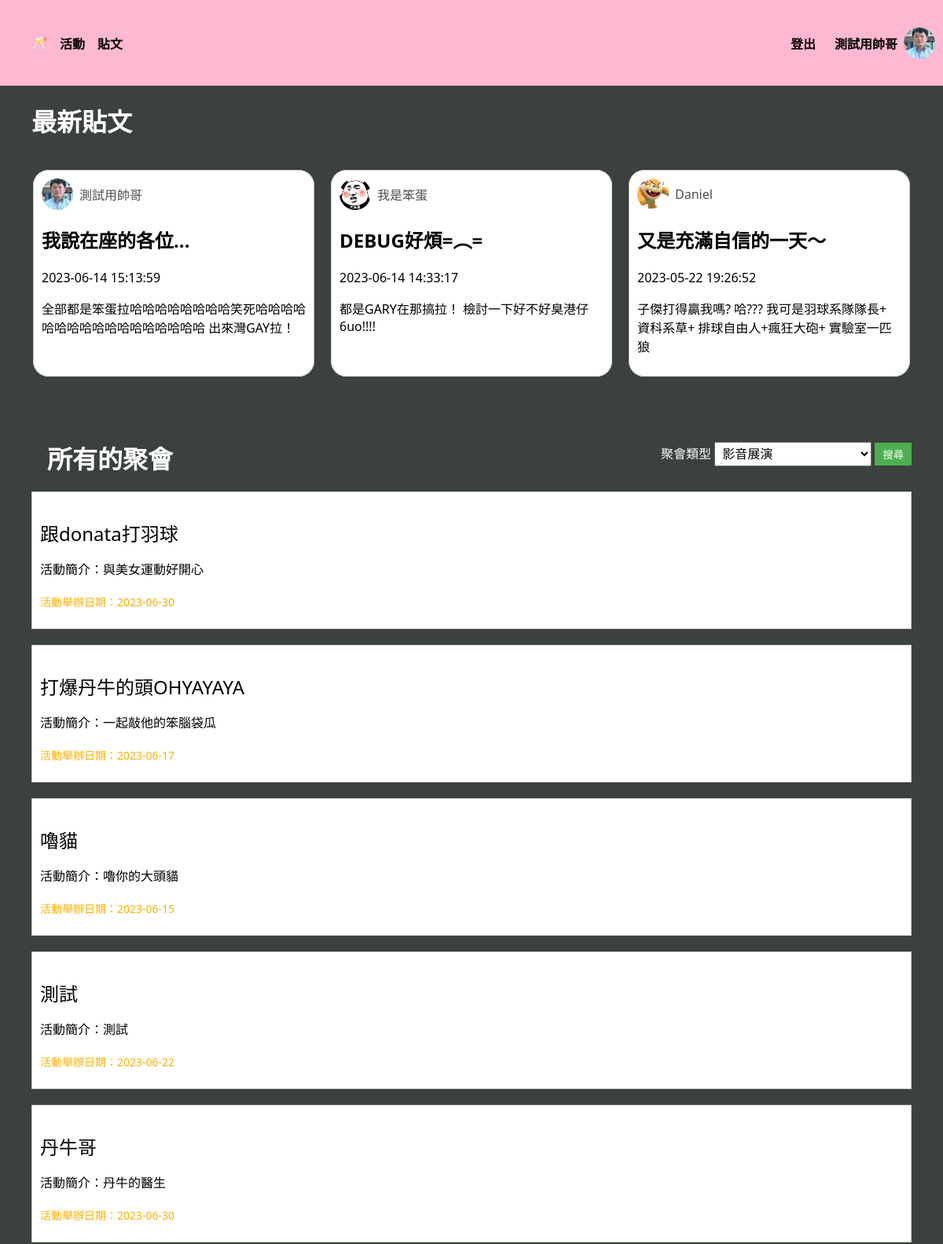
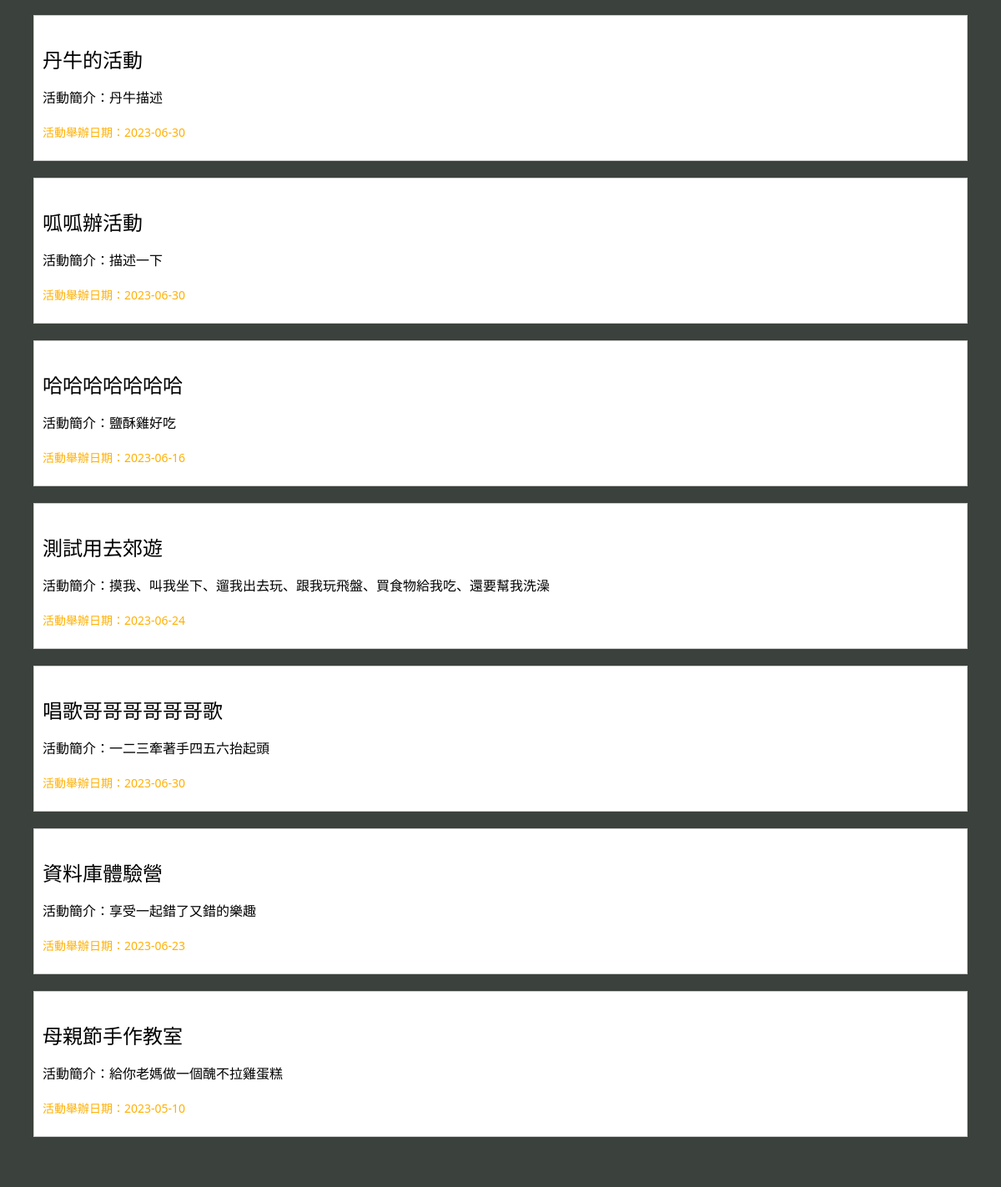
The app's page /home (signed in) with its own data (2 pictures, top to bottom).
### tables this page shows
CREATE TABLE "User" (
	"userID"	INTEGER,
	"password"	VARCHAR(10),
	"nickname"	VARCHAR(10) NOT NULL,
	"gender"	VARCHAR(1) NOT NULL,
	"birth"	TEXT,
	"cellphone"	VARCHAR(10),
	"email"	TEXT UNIQUE,
	"image" TEXT,
	PRIMARY KEY("userID" AUTOINCREMENT)
);

CREATE TABLE "Post" (
	"postID"	INTEGER,
	"postUserID"	INTEGER,
	"postTime"	TEXT,
	"postTitle"	TEXT,
	"postContent"	TEXT,
	"postView"	INT,
	FOREIGN KEY("postUserID") REFERENCES "User"("userID"),
	PRIMARY KEY("postID" AUTOINCREMENT)
);

CREATE TABLE "Activity" (
	"activityID"	VARCHAR(36),
	"title"	VARCHAR(10),
	"time"	TEXT,
	"area"	TEXT,
	"location"	TEXT,
	"category"	TEXT,
	"peopleLimited"	INTEGER,
	"fee"	INTEGER,
	"expireDate"	TEXT,
	"organizerUserID"	INTEGER,
	"Intro"	VARCHAR(50),
	"createTime"	TEXT,
	FOREIGN KEY("organizerUserID") REFERENCES "User"("userID"),
	PRIMARY KEY("activityID")
);

### app.py (the view)
@app.route("/home")
def home():
    if "userID" in session:
        con = sql.connect("funCrew_db.db")
        con.row_factory = sql.Row
        cur = con.cursor()
        nickname = get_nickname(session["userID"])
        filename = get_avatar_path(session["userID"])
        cur.execute(
            "SELECT * FROM Post, User WHERE postUserID = userID ORDER BY postTime DESC LIMIT 3"
        )
        posts = cur.fetchall()
        category = request.args.get("category")
        categoryList = ["影音展演", "商業投資", "遊戲卡牌", "體驗學習", "旅行出遊", "其他"]
        if category in categoryList:
            sqlQuery = (
                "SELECT * FROM Activity WHERE category = '%s' ORDER BY createTime DESC "
                % (category)
            )
        else:
            sqlQuery = "SELECT * FROM Activity ORDER BY createTime DESC "
        cur.execute(sqlQuery)
        info = cur.fetchall()
        return render_template(
            "home.html",
            nickname=nickname,
            posts=posts,
            avatar=filename,
            info=info,
            categoryList=categoryList,
            category=category,
        )
    else:
        return render_template("login.html")

### crud/crudUser.py (called while the page is built)
def get_avatar_path(userID):
    try:
        con = sql.connect("funCrew_db.db")
        cur = con.cursor()
        cur.execute("SELECT image FROM User WHERE userID=?", (userID,))
        filename = cur.fetchone()[0]
        con.close()
        return "static/images/avatars/" + filename
    except Exception as e:
        print(f"Error occurred while retrieving filename: {str(e)}")
        return ""

def get_nickname(userID):
    con = sql.connect("funCrew_db.db")
    cur = con.cursor()
    cur.execute("SELECT nickname FROM User WHERE userID=?", (userID,))
    nickname = cur.fetchone()[0]
    con.close()
    return nickname

### templates/home.html (shortened to what this page needs)
<!DOCTYPE html>
<html>
<html>
<head>
</head>
<body style="margin: 0px; background-color: #3B413C;">
    <div class="header">
            <ul>
                <li><a href="/home"> 🥂 </a></li>
                <li><a href="/activity/activities/signingUp">活動</a></li>
                <li><a href="/post/posts/newest">貼文</a></li>
            </ul>
        <div class="header-right">
            <li style="list-style: none;"><a href="/user/logout">登出</a></li>
            <div class="user-info">
                <h4><a href="/user/personalInfo">{{ nickname }}</a></h4>
                <img src="{{ avatar }}" alt="大頭貼">
            </div>
        </div>
    </div>
    <h1>最新貼文</h1>
    <div class="chat-box-container" >
        <fieldset class="chat-box">
                <div class="user-info">
                    <img src="{{ url_for('static', filename='images/avatars/' + posts[0]['image']) }}" alt="大頭貼">
                    <a href="/user/info/{{ posts[0]['postUserID'] }}">{{ posts[0]['nickname'] }}</a>
                </div>
            <h2><a href="/post/posts/{{ posts[0]['postID'] }}">{{ posts[0]['postTitle'] }}</a></h2>
            <p>{{ posts[0]['postTime'] }}</p>
            <p>{{ posts[0]['postContent'] }}</p>
        </fieldset>
        <fieldset class="chat-box">
                <div class="user-info">
                    <img src="{{ url_for('static', filename='images/avatars/' + posts[1]['image']) }}" alt="大頭貼">
                    <a href="/user/info/{{ posts[1]['postUserID'] }}">{{ posts[1]['nickname'] }}</a>
                </div>
            <h2><a href="/post/posts/{{ posts[1]['postID'] }}">{{ posts[1]['postTitle'] }}</a></h2>
            <p>{{ posts[1]['postTime'] }}</p>
            <p>{{ posts[1]['postContent'] }}</p>
        </fieldset>
        <fieldset class="chat-box">
                <div class="user-info">
                    <img src="{{ url_for('static', filename='images/avatars/' + posts[2]['image']) }}" alt="大頭貼">
                    <a href="/user/info/{{ posts[2]['postUserID'] }}">{{ posts[2]['nickname'] }}</a>
                </div>
            <h2><a href="/post/posts/{{ posts[2]['postID'] }}">{{ posts[2]['postTitle'] }}</a></h2>
            <p>{{ posts[2]['postTime'] }}</p>
            <p>{{ posts[2]['postContent'] }}</p>
        </fieldset>
    </div>
    <div class="container">
        <div class="left-column">
            <div class="headers">
                {% if category %}
                <h1 style="display: inline-block; margin: 20px;">{{category}}的聚會</h1>
                {% else %}
                <h1 style="display: inline-block; margin: 20px;" >所有的聚會</h1>
                {% endif %}
                <form action="/home" style="display: inline-block;">
                    <label for="category" style="color: white;">聚會類型</label>
                    <select id="category" name="category" style="width: 200px;">
                        {% for i in categoryList %}
                        {% if i == category %}
                        <option value="{{i}}" selected>{{i}}</option>
                        {% else %}
                        <option value="{{i}}">{{i}}</option>
                        {% endif %}
                        {% endfor %}
                    </select>
                    <button type="submit">搜尋</button>
                </form>
            </div>
            {% for activity in info %}
            <div class="activity-wrapper">
                <div class="activity">
                    <a href="/activity/activities/activity_detail/{{activity['activityID']}}?show_methed=signingUp"
                        style="text-decoration:none; color:black">
                        <p style="font-size:24px;">{{ activity['title'] }}</p>
                        <p>活動簡介：{{ activity['Intro'] }}</p>
                    </a>
                </div>
                <p style="font-size:14px; color: rgb(255, 176, 4);">活動舉辦日期：{{ activity['time'] }}</p>
            </div>
            {% endfor %}
        </div>
    </div>
</body>
</html>

### templates/home.html (style rules this page uses)
body { font-family: system-ui, -apple-system, BlinkMacSystemFont, 'Segoe UI', Roboto, Oxygen, Ubuntu, Cantarell, 'Open Sans', 'Helvetica Neue', sans-serif; }
h1 { margin-left: 40px; color: white; }
.header { display: flex; justify-content: space-between; align-items: center; background-color: #ffb8d1; height: 109px; width: 100%; top: 0px; font-weight: bold; }
.headers { display: flex; justify-content: space-between; align-items: center; }
.header-right { display: flex; align-items: center; margin-right: 10px; }
ul { display: flex; list-style: none; }
li { margin-right: 16px; border: none; }
.user-info { display: flex; align-items: center; }
.user-info h4 { margin-right: 8px; }
.user-info img { width: 40px; height: 40px; border-radius: 50%; object-fit: cover; }
.user-info a { margin-left: 8px; }
.chat-box-container { margin: 40px; display: flex; justify-content: space-between; }
fieldset .user-info a { color: rgb(77, 76, 76); }
fieldset { border-radius: 20px; background-color: white; border: 1px solid #ccc; padding: 10px; width: 30%; font-size: 16px; }
.container { display: flex; justify-content: space-between; margin: 20px; }
.left-column { width: 100%; padding: 20px; background-color:#3B413C; }
.left-column label { margin-bottom: 10px; }
.left-column select { width: 100%; padding: 5px; margin-bottom: 10px; font-size: medium; }
.left-column button { padding: 5px 10px; background-color: #4CAF50; color: #fff; border: none; cursor: pointer; }
.activity { margin-bottom: 20px; }
.activity p { margin-bottom: 5px; }
.activity-wrapper { border: 1px solid #ccc; padding: 10px; background-color: #fff; margin-bottom: 20px; }
a { text-decoration: none; color: black; }

### records on screen
User: nickname "測試用帥哥", image (placeholder picture)
Post: postTitle "我說在座的各位...", postTime "2023-06-14 15:13:59", postContent "全部都是笨蛋拉哈哈哈哈哈哈哈哈笑死哈哈哈哈哈哈哈哈哈哈哈哈哈哈哈哈哈 出來灣GAY拉！"
User: image (picture), nickname "我是笨蛋"
Post: postTitle "DEBUG好煩=︵=", postTime "2023-06-14 14:33:17", postContent "都是GARY在那搞拉！ 檢討一下好不好臭港仔6uo!!!!"
User: image (picture), nickname "Daniel"
Post: postTitle "又是充滿自信的一天～", postTime "2023-05-22 19:26:52", postContent "子傑打得贏我嗎? 哈??? 我可是羽球系隊隊長+ 資科系草+ 排球自由人+瘋狂大砲+ 實驗室一匹狼"
Activity: title "跟donata打羽球", Intro "與美女運動好開心", time "2023-06-30"
Activity: title "打爆丹牛的頭OHYAYAYA", Intro "一起敲他的笨腦袋瓜", time "2023-06-17"
Activity: title "嚕貓", Intro "嚕你的大頭貓", time "2023-06-15"
Activity: title "測試", Intro "測試", time "2023-06-22"
Activity: title "丹牛哥", Intro "丹牛的醫生", time "2023-06-30"
Activity: title "丹牛的活動", Intro "丹牛描述", time "2023-06-30"
Activity: title "呱呱辦活動", Intro "描述一下", time "2023-06-30"
Activity: title "哈哈哈哈哈哈哈", Intro "鹽酥雞好吃", time "2023-06-16"
Activity: title "測試用去郊遊", Intro "摸我、叫我坐下、遛我出去玩、跟我玩飛盤、買食物給我吃、還要幫我洗澡", time "2023-06-24"
Activity: title "唱歌哥哥哥哥哥哥歌", Intro "一二三牽著手四五六抬起頭", time "2023-06-30"
Activity: title "資料庫體驗營", Intro "享受一起錯了又錯的樂趣", time "2023-06-23"
Activity: title "母親節手作教室", Intro "給你老媽做一個醜不拉雞蛋糕", time "2023-05-10"

### other values on screen
form field category "影音展演"
